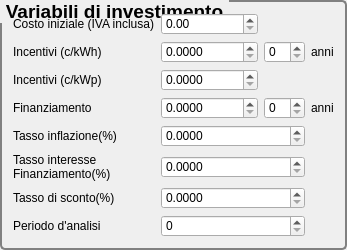
        <widget class="QGroupBox" name="groupBox_2">
         <property name="sizePolicy">
          <sizepolicy hsizetype="Expanding" vsizetype="Expanding">
           <horstretch>0</horstretch>
           <verstretch>0</verstretch>
          </sizepolicy>
         </property>
         <property name="font">
          <font>
           <pointsize>14</pointsize>
           <weight>75</weight>
           <bold>true</bold>
          </font>
         </property>
         <property name="toolTip">
          <string>&lt;p&gt;I valori monetari non percentuali sono intesi nell'unit&amp;agrave; monetaria corrente.&lt;/p&gt;</string>
         </property>
         <property name="styleSheet">
          <string notr="true">QGroupBox {
     background-color: qlineargradient(x1: 0, y1: 0, x2: 0, y2: 1,
                                       stop: 0 #E0E0E0, stop: 1 #FFFFFF);
     border: 2px solid gray;
     border-radius: 5px;
     margin-top: 4ex; /* leave space at the top for the title */
 }
QGroupBox::title {
     subcontrol-origin: margin;
     subcontrol-position: top left; /* position at the top center */
     padding: 0 3px;
 
      
 }</string>
         </property>
         <property name="title">
          <string>Variabili di investimento</string>
         </property>
         <layout class="QGridLayout" name="gridLayout_3">
          <item row="0" column="0">
           <widget class="QLabel" name="label_27">
            <property name="text">
             <string>Costo iniziale (IVA inclusa)</string>
            </property>
           </widget>
          </item>
          <item row="0" column="1">
           <widget class="QDoubleSpinBox" name="dCostoIniziale">
            <property name="sizePolicy">
             <sizepolicy hsizetype="Minimum" vsizetype="Fixed">
              <horstretch>0</horstretch>
              <verstretch>0</verstretch>
             </sizepolicy>
            </property>
            <property name="maximum">
             <double>1000000000.000000000000000</double>
            </property>
           </widget>
          </item>
          <item row="1" column="0">
           <widget class="QLabel" name="label_14">
            <property name="text">
             <string>Incentivi (c/kWh)</string>
            </property>
           </widget>
          </item>
          <item row="1" column="1">
           <widget class="QDoubleSpinBox" name="dIncentivi">
            <property name="decimals">
             <number>4</number>
            </property>
            <property name="maximum">
             <double>10000.000000000000000</double>
            </property>
            <property name="singleStep">
             <double>1.000000000000000</double>
            </property>
           </widget>
          </item>
          <item row="1" column="2">
           <widget class="QSpinBox" name="dBonusesYears">
            <property name="sizePolicy">
             <sizepolicy hsizetype="Minimum" vsizetype="Fixed">
              <horstretch>0</horstretch>
              <verstretch>0</verstretch>
             </sizepolicy>
            </property>
           </widget>
          </item>
          <item row="1" column="3">
           <widget class="QLabel" name="label_57">
            <property name="text">
             <string>anni</string>
            </property>
           </widget>
          </item>
          <item row="2" column="0">
           <widget class="QLabel" name="label_20">
            <property name="text">
             <string>Incentivi (c/kWp)</string>
            </property>
           </widget>
          </item>
          <item row="2" column="1">
           <widget class="QDoubleSpinBox" name="dIncentiviPerkWp">
            <property name="decimals">
             <number>4</number>
            </property>
            <property name="maximum">
             <double>10000.000000000000000</double>
            </property>
            <property name="singleStep">
             <double>1.000000000000000</double>
            </property>
           </widget>
          </item>
          <item row="3" column="0">
           <widget class="QLabel" name="label_28">
            <property name="text">
             <string>Finanziamento</string>
            </property>
            <property name="wordWrap">
             <bool>true</bool>
            </property>
           </widget>
          </item>
          <item row="3" column="1">
           <widget class="QDoubleSpinBox" name="dFinanziamento">
            <property name="sizePolicy">
             <sizepolicy hsizetype="Minimum" vsizetype="Fixed">
              <horstretch>0</horstretch>
              <verstretch>0</verstretch>
             </sizepolicy>
            </property>
            <property name="decimals">
             <number>4</number>
            </property>
            <property name="maximum">
             <double>1000000000.000000000000000</double>
            </property>
           </widget>
          </item>
          <item row="3" column="2">
           <widget class="QSpinBox" name="dFinAnni">
            <property name="sizePolicy">
             <sizepolicy hsizetype="Minimum" vsizetype="Fixed">
              <horstretch>0</horstretch>
              <verstretch>0</verstretch>
             </sizepolicy>
            </property>
           </widget>
          </item>
          <item row="3" column="3">
           <widget class="QLabel" name="label_29">
            <property name="text">
             <string>anni</string>
            </property>
           </widget>
          </item>
          <item row="4" column="0">
           <widget class="QLabel" name="label_15">
            <property name="text">
             <string>Tasso inflazione(%)</string>
            </property>
           </widget>
          </item>
          <item row="4" column="1" colspan="2">
           <widget class="QDoubleSpinBox" name="dTassoInflazione">
            <property name="sizePolicy">
             <sizepolicy hsizetype="Minimum" vsizetype="Fixed">
              <horstretch>0</horstretch>
              <verstretch>0</verstretch>
             </sizepolicy>
            </property>
            <property name="decimals">
             <number>4</number>
            </property>
            <property name="maximum">
             <double>100.000000000000000</double>
            </property>
           </widget>
          </item>
          <item row="5" column="0">
           <widget class="QLabel" name="label_16">
            <property name="text">
             <string>Tasso interesse Finanziamento(%)</string>
            </property>
            <property name="wordWrap">
             <bool>true</bool>
            </property>
           </widget>
          </item>
          <item row="5" column="1" colspan="2">
           <widget class="QDoubleSpinBox" name="dLoanInterestRate">
            <property name="decimals">
             <number>4</number>
            </property>
            <property name="maximum">
             <double>100.000000000000000</double>
            </property>
           </widget>
          </item>
          <item row="6" column="0">
           <widget class="QLabel" name="label_2">
            <property name="toolTip">
             <string>&lt;p&gt;Tasso attivo del capitale di investimento &lt;/p&gt;</string>
            </property>
            <property name="text">
             <string>Tasso di sconto(%)</string>
            </property>
            <property name="wordWrap">
             <bool>true</bool>
            </property>
           </widget>
          </item>
          <item row="6" column="1" colspan="2">
           <widget class="QDoubleSpinBox" name="dDiscountRate">
            <property name="sizePolicy">
             <sizepolicy hsizetype="Minimum" vsizetype="Fixed">
              <horstretch>0</horstretch>
              <verstretch>0</verstretch>
             </sizepolicy>
            </property>
            <property name="decimals">
             <number>4</number>
            </property>
            <property name="maximum">
             <double>100.000000000000000</double>
            </property>
           </widget>
          </item>
          <item row="7" column="0">
           <widget class="QLabel" name="label_18">
            <property name="text">
             <string>Periodo d'analisi</string>
            </property>
           </widget>
          </item>
          <item row="7" column="1" colspan="2">
           <widget class="QSpinBox" name="dPeriodo">
            <property name="sizePolicy">
             <sizepolicy hsizetype="Minimum" vsizetype="Fixed">
              <horstretch>0</horstretch>
              <verstretch>0</verstretch>
             </sizepolicy>
            </property>
           </widget>
          </item>
         </layout>
        </widget>
